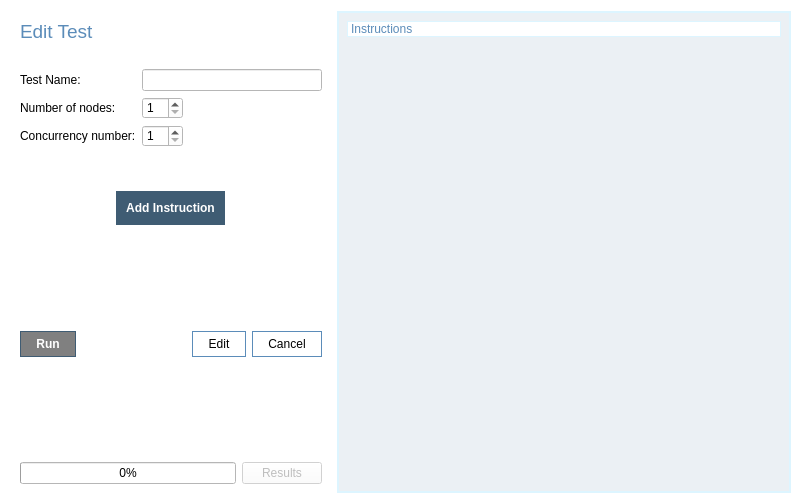
<?xml version="1.0" encoding="UTF-8"?>
<ui version="4.0">
 <class>Dialog</class>
 <widget class="QDialog" name="Dialog">
  <property name="geometry">
   <rect>
    <x>0</x>
    <y>0</y>
    <width>802</width>
    <height>504</height>
   </rect>
  </property>
  <property name="sizePolicy">
   <sizepolicy hsizetype="Preferred" vsizetype="Preferred">
    <horstretch>0</horstretch>
    <verstretch>0</verstretch>
   </sizepolicy>
  </property>
  <property name="windowTitle">
   <string>Dialog</string>
  </property>
  <property name="autoFillBackground">
   <bool>false</bool>
  </property>
  <property name="styleSheet">
   <string notr="true">background-color: white;



</string>
  </property>
  <layout class="QHBoxLayout" name="horizontalLayout">
   <item>
    <widget class="QWidget" name="widget" native="true">
     <property name="sizePolicy">
      <sizepolicy hsizetype="Fixed" vsizetype="Preferred">
       <horstretch>0</horstretch>
       <verstretch>0</verstretch>
      </sizepolicy>
     </property>
     <layout class="QVBoxLayout" name="verticalLayout">
      <item>
       <widget class="QLabel" name="label_3">
        <property name="text">
         <string>&lt;html&gt;&lt;head/&gt;&lt;body&gt;&lt;p&gt;&lt;span style=&quot; font-size:14pt; color:#5b8cb9;&quot;&gt;Edit Test&lt;/span&gt;&lt;/p&gt;&lt;/body&gt;&lt;/html&gt;</string>
        </property>
       </widget>
      </item>
      <item>
       <spacer name="verticalSpacer_3">
        <property name="orientation">
         <enum>Qt::Vertical</enum>
        </property>
        <property name="sizeType">
         <enum>QSizePolicy::Fixed</enum>
        </property>
        <property name="sizeHint" stdset="0">
         <size>
          <width>20</width>
          <height>20</height>
         </size>
        </property>
       </spacer>
      </item>
      <item>
       <layout class="QFormLayout" name="formLayout">
        <item row="0" column="0">
         <widget class="QLabel" name="label">
          <property name="text">
           <string>Test Name:</string>
          </property>
         </widget>
        </item>
        <item row="0" column="1">
         <widget class="QLineEdit" name="test_name">
          <property name="sizePolicy">
           <sizepolicy hsizetype="Fixed" vsizetype="Fixed">
            <horstretch>0</horstretch>
            <verstretch>0</verstretch>
           </sizepolicy>
          </property>
          <property name="minimumSize">
           <size>
            <width>180</width>
            <height>0</height>
           </size>
          </property>
         </widget>
        </item>
        <item row="1" column="0">
         <widget class="QLabel" name="label_5">
          <property name="text">
           <string>Number of nodes:</string>
          </property>
         </widget>
        </item>
        <item row="1" column="1">
         <layout class="QHBoxLayout" name="horizontalLayout_2">
          <item>
           <widget class="QSpinBox" name="spinBox">
            <property name="minimum">
             <number>1</number>
            </property>
           </widget>
          </item>
          <item>
           <spacer name="horizontalSpacer_2">
            <property name="orientation">
             <enum>Qt::Horizontal</enum>
            </property>
            <property name="sizeHint" stdset="0">
             <size>
              <width>98</width>
              <height>20</height>
             </size>
            </property>
           </spacer>
          </item>
         </layout>
        </item>
        <item row="2" column="0">
         <widget class="QLabel" name="label_6">
          <property name="text">
           <string>Concurrency number:</string>
          </property>
         </widget>
        </item>
        <item row="2" column="1">
         <layout class="QHBoxLayout" name="horizontalLayout_3">
          <item>
           <widget class="QSpinBox" name="spinBox_2">
            <property name="minimum">
             <number>1</number>
            </property>
           </widget>
          </item>
          <item>
           <spacer name="horizontalSpacer_3">
            <property name="orientation">
             <enum>Qt::Horizontal</enum>
            </property>
            <property name="sizeHint" stdset="0">
             <size>
              <width>88</width>
              <height>20</height>
             </size>
            </property>
           </spacer>
          </item>
         </layout>
        </item>
       </layout>
      </item>
      <item>
       <spacer name="verticalSpacer">
        <property name="orientation">
         <enum>Qt::Vertical</enum>
        </property>
        <property name="sizeType">
         <enum>QSizePolicy::Fixed</enum>
        </property>
        <property name="sizeHint" stdset="0">
         <size>
          <width>20</width>
          <height>38</height>
         </size>
        </property>
       </spacer>
      </item>
      <item alignment="Qt::AlignHCenter">
       <widget class="QPushButton" name="add_inst_btn">
        <property name="enabled">
         <bool>true</bool>
        </property>
        <property name="sizePolicy">
         <sizepolicy hsizetype="Fixed" vsizetype="Fixed">
          <horstretch>0</horstretch>
          <verstretch>0</verstretch>
         </sizepolicy>
        </property>
        <property name="minimumSize">
         <size>
          <width>0</width>
          <height>0</height>
         </size>
        </property>
        <property name="maximumSize">
         <size>
          <width>16777215</width>
          <height>16777215</height>
         </size>
        </property>
        <property name="styleSheet">
         <string notr="true">#add_inst_btn {
border: none;
padding:  10px;
background-color: #3f5c73;
color: white;
font-weight: bold;
}

#add_inst_btn::hover{
background-color: #517da6
}</string>
        </property>
        <property name="text">
         <string>Add Instruction</string>
        </property>
       </widget>
      </item>
      <item>
       <spacer name="verticalSpacer_2">
        <property name="orientation">
         <enum>Qt::Vertical</enum>
        </property>
        <property name="sizeHint" stdset="0">
         <size>
          <width>20</width>
          <height>88</height>
         </size>
        </property>
       </spacer>
      </item>
      <item>
       <layout class="QHBoxLayout" name="horizontalLayout_4">
        <item>
         <widget class="QPushButton" name="run_test_btn">
          <property name="enabled">
           <bool>false</bool>
          </property>
          <property name="styleSheet">
           <string notr="true">#run_test_btn {
border: 1px solid #3f5c73;
background-color: #3f5c73;
color: white;
font-weight: bold;
padding: 5px 15px;
}

#run_test_btn::hover{
background-color: #517da6
}

#run_test_btn::disabled {
background-color: grey;
}</string>
          </property>
          <property name="text">
           <string>Run</string>
          </property>
         </widget>
        </item>
        <item>
         <spacer name="horizontalSpacer_4">
          <property name="orientation">
           <enum>Qt::Horizontal</enum>
          </property>
          <property name="sizeHint" stdset="0">
           <size>
            <width>40</width>
            <height>20</height>
           </size>
          </property>
         </spacer>
        </item>
        <item>
         <widget class="QPushButton" name="create_test_btn">
          <property name="styleSheet">
           <string notr="true">#create_test_btn {
border: 1px solid #5b8cb9;
padding: 5px 15px;
}

#create_test_btn::hover {
background-color: #f2f5ff;
}</string>
          </property>
          <property name="text">
           <string>Edit</string>
          </property>
         </widget>
        </item>
        <item>
         <widget class="QPushButton" name="cancel_btn">
          <property name="styleSheet">
           <string notr="true">#cancel_btn {
border: 1px solid #5b8cb9;
padding: 5px 15px;
}

#cancel_btn::hover {
background-color: #f2f5ff;
}</string>
          </property>
          <property name="text">
           <string>Cancel</string>
          </property>
         </widget>
        </item>
       </layout>
      </item>
      <item>
       <spacer name="verticalSpacer_4">
        <property name="orientation">
         <enum>Qt::Vertical</enum>
        </property>
        <property name="sizeHint" stdset="0">
         <size>
          <width>20</width>
          <height>29</height>
         </size>
        </property>
       </spacer>
      </item>
      <item>
       <layout class="QHBoxLayout" name="horizontalLayout_5">
        <item>
         <widget class="QProgressBar" name="progressBar">
          <property name="value">
           <number>0</number>
          </property>
         </widget>
        </item>
        <item>
         <widget class="QPushButton" name="results_btn">
          <property name="enabled">
           <bool>false</bool>
          </property>
          <property name="text">
           <string>Results</string>
          </property>
         </widget>
        </item>
       </layout>
      </item>
     </layout>
    </widget>
   </item>
   <item>
    <widget class="QScrollArea" name="scrollArea">
     <property name="acceptDrops">
      <bool>false</bool>
     </property>
     <property name="autoFillBackground">
      <bool>false</bool>
     </property>
     <property name="styleSheet">
      <string notr="true">background-color:#ebf0f4; border: 1px solid #ddf5ff;</string>
     </property>
     <property name="widgetResizable">
      <bool>true</bool>
     </property>
     <widget class="QWidget" name="scrollAreaWidgetContents">
      <property name="geometry">
       <rect>
        <x>0</x>
        <y>0</y>
        <width>421</width>
        <height>480</height>
       </rect>
      </property>
      <layout class="QVBoxLayout" name="verticalLayout_3">
       <item>
        <widget class="QLabel" name="label_4">
         <property name="sizePolicy">
          <sizepolicy hsizetype="Preferred" vsizetype="Fixed">
           <horstretch>0</horstretch>
           <verstretch>0</verstretch>
          </sizepolicy>
         </property>
         <property name="styleSheet">
          <string notr="true">background-color: white;
font: 12pt &quot;Segoe UI&quot;;
color: #5b8cb9;
font: 12pt &quot;Segoe UI&quot;;
</string>
         </property>
         <property name="text">
          <string>Instructions</string>
         </property>
        </widget>
       </item>
       <item>
        <widget class="QWidget" name="scroll_widget" native="true">
         <property name="acceptDrops">
          <bool>true</bool>
         </property>
         <property name="autoFillBackground">
          <bool>false</bool>
         </property>
         <property name="styleSheet">
          <string notr="true">border: none</string>
         </property>
        </widget>
       </item>
      </layout>
     </widget>
    </widget>
   </item>
  </layout>
 </widget>
 <resources/>
 <connections/>
</ui>
